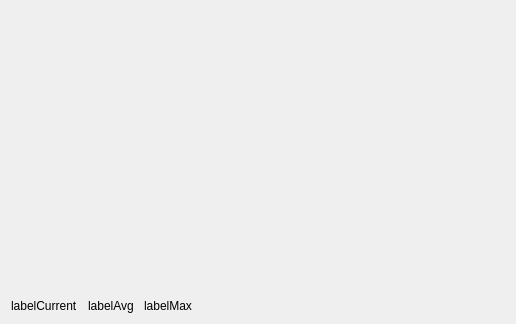
<?xml version="1.0" encoding="UTF-8"?>
<ui version="4.0">
 <class>GraphForm</class>
 <widget class="QWidget" name="GraphForm">
  <property name="geometry">
   <rect>
    <x>0</x>
    <y>0</y>
    <width>516</width>
    <height>324</height>
   </rect>
  </property>
  <property name="windowTitle">
   <string>Form</string>
  </property>
  <layout class="QVBoxLayout" name="verticalLayout">
   <item>
    <widget class="NetGraphWidget" name="netGraph" native="true">
     <property name="sizePolicy">
      <sizepolicy hsizetype="Preferred" vsizetype="Expanding">
       <horstretch>0</horstretch>
       <verstretch>0</verstretch>
      </sizepolicy>
     </property>
    </widget>
   </item>
   <item>
    <layout class="QHBoxLayout" name="horizontalLayout">
     <property name="spacing">
      <number>0</number>
     </property>
     <property name="sizeConstraint">
      <enum>QLayout::SizeConstraint::SetDefaultConstraint</enum>
     </property>
     <item>
      <widget class="QLabel" name="labelCurrent">
       <property name="sizePolicy">
        <sizepolicy hsizetype="Preferred" vsizetype="Minimum">
         <horstretch>0</horstretch>
         <verstretch>0</verstretch>
        </sizepolicy>
       </property>
       <property name="text">
        <string>labelCurrent</string>
       </property>
      </widget>
     </item>
     <item>
      <spacer name="horizontalSpacer_2">
       <property name="orientation">
        <enum>Qt::Orientation::Horizontal</enum>
       </property>
       <property name="sizeType">
        <enum>QSizePolicy::Policy::Fixed</enum>
       </property>
       <property name="sizeHint" stdset="0">
        <size>
         <width>10</width>
         <height>0</height>
        </size>
       </property>
      </spacer>
     </item>
     <item>
      <widget class="QLabel" name="labelAvg">
       <property name="text">
        <string>labelAvg</string>
       </property>
      </widget>
     </item>
     <item>
      <spacer name="horizontalSpacer_3">
       <property name="orientation">
        <enum>Qt::Orientation::Horizontal</enum>
       </property>
       <property name="sizeType">
        <enum>QSizePolicy::Policy::Fixed</enum>
       </property>
       <property name="sizeHint" stdset="0">
        <size>
         <width>10</width>
         <height>0</height>
        </size>
       </property>
      </spacer>
     </item>
     <item>
      <widget class="QLabel" name="labelMax">
       <property name="text">
        <string>labelMax</string>
       </property>
      </widget>
     </item>
     <item>
      <spacer name="horizontalSpacer">
       <property name="orientation">
        <enum>Qt::Orientation::Horizontal</enum>
       </property>
       <property name="sizeHint" stdset="0">
        <size>
         <width>40</width>
         <height>0</height>
        </size>
       </property>
      </spacer>
     </item>
    </layout>
   </item>
  </layout>
 </widget>
 <customwidgets>
  <customwidget>
   <class>NetGraphWidget</class>
   <extends>QWidget</extends>
   <header>netgraphwidget.h</header>
   <container>1</container>
  </customwidget>
 </customwidgets>
 <resources/>
 <connections/>
</ui>
